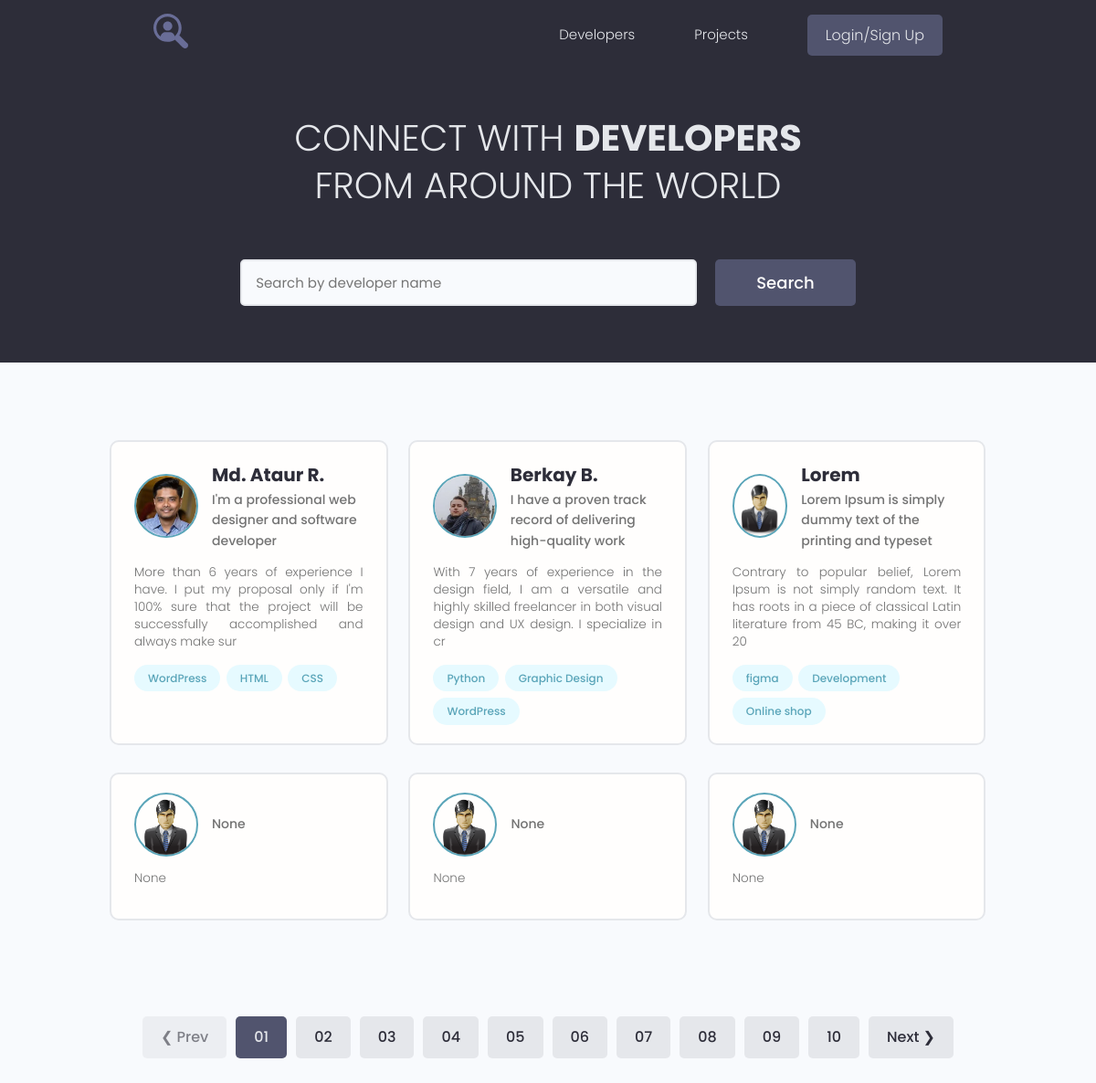
The app's page /, older data.
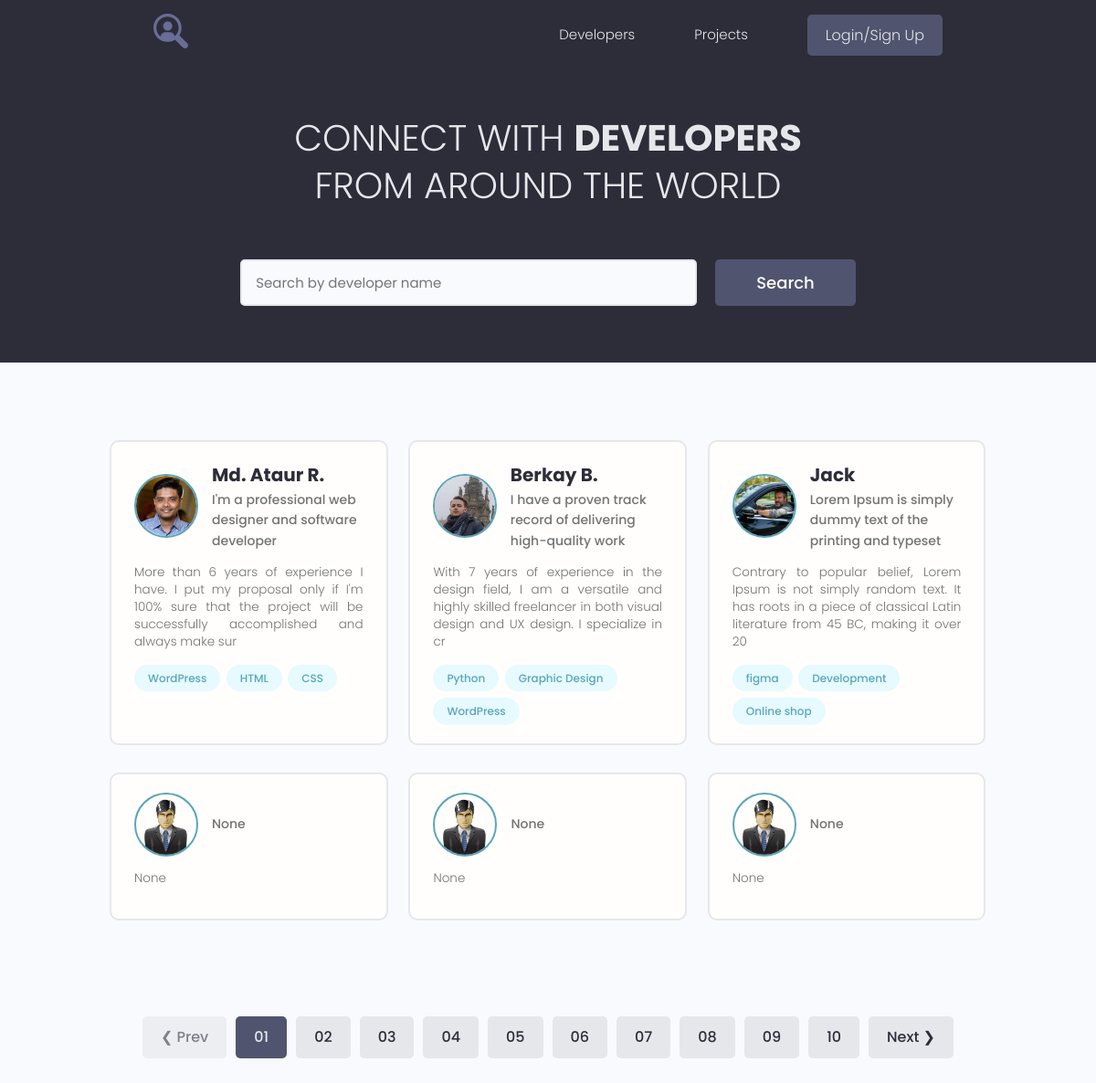
The same page, newer data.
### users/models.py (models this page shows, shortened)
class Profile(models.Model):
    user = models.OneToOneField(User, on_delete=models.CASCADE, null=True, blank=True)
    name = models.CharField(max_length=200, null=True, blank=True)
    email = models.EmailField(max_length=500, null=True, blank=True)
    username = models.CharField(max_length=200, null=True, blank=True)
    short_info = models.CharField(max_length=200, null=True, blank=True)
    bio = models.TextField(null=True, blank=True)
    profile_image = models.ImageField(null=True, blank=True, upload_to='profiles/', default='profiles/user-default.png')
    social_github = models.CharField(max_length=200, null=True, blank=True)
    social_youtube = models.CharField(max_length=200, null=True, blank=True)
    social_website = models.CharField(max_length=200, null=True, blank=True)
    created = models.DateTimeField(auto_now_add=True)

### users/views.py (the view)
# urls.py: path("", views.profiles, name="profiles"),
def profiles(request):
    prof, search_query = search_profile(request)
    context = {
        'profiles': prof,
        'search_query': search_query
    }
    return render(request, 'users/index.html', context)

### users/models.py (called while the page is built)
    def __str__(self):
        return f"{self.name}"

### users/utils.py (called while the page is built)
def search_profile(request):
    search_query = ""
    if request.GET.get('search_query'):
        search_query = request.GET.get('search_query')
    skills = Skill.objects.filter(name__icontains=search_query)
    profiles = Profile.objects.distinct().filter(Q(name__icontains=search_query) |
                                                 Q(short_info__icontains=search_query) |
                                                 Q(skill__in=skills)
                                                 )
    return profiles, search_query

### users/templates/users/index.html (shortened to what this page needs)
{% extends 'projects/base.html' %}
{% block content %}
  <main class="home">
    <section class="hero-section text-center">
      <div class="container container--narrow">
        <div class="hero-section__box">
          <h2>CONNECT WITH <span>DEVELOPERS</span></h2>
          <h2>FROM AROUND THE WORLD</h2>
        </div>
        <div class="hero-section__search">
          <form class="form" action="{% url 'profiles' %}" method="get">
            <div class="form__field">
              <input class="input input--text" id="formInput#search" type="text" name="search_query" value="{{ search_query }}"
                placeholder="Search by developer name" />
            </div>
            <input class="btn btn--sub btn--lg" type="submit" value="Search" />
          </form>
        </div>
      </div>
    </section>
    <section class="devlist">
      <div class="container">
        <div class="grid grid--three">
          {% for profile in profiles %}
          <div class="column card">
            <div class="dev">
              <a href="{% url 'user_profile' profile.id %}" class="card__body">
                <div class="dev__profile">
                  <img class="avatar avatar--md" src="{{ profile.profile_image.url }}" alt="image" />
                  <div class="dev__meta">
                    <h3>{{ profile.name }}</h3>
                    <h5>{{ profile.short_info|slice:"60" }}</h5>
                  </div>
                </div>
                <p class="dev__info">
                  {{ profile.bio|slice:"150" }}
                </p>
                <div class="dev__skills">
                  {% for skill in profile.skill_set.all|slice:"3" %}
                  <span class="tag tag--pill tag--main">
                    <small>{{ skill }}</small>
                  </span>
                  {% endfor %}
                </div>
              </a>
            </div>
          </div>
          {% endfor %}
        </div>
      </div>
    </section>
    <div class="pagination">
      <ul class="container">
        <li><a href="#" class="btn btn--disabled">&#10094; Prev</a></li>
        <li><a href="#" class="btn btn--sub">01</a></li>
        <li><a href="#" class="btn">02</a></li>
        <li><a href="#" class="btn">03</a></li>
        <li><a href="#" class="btn">04</a></li>
        <li><a href="#" class="btn">05</a></li>
        <li><a href="#" class="btn">06</a></li>
        <li><a href="#" class="btn">07</a></li>
        <li><a href="#" class="btn">08</a></li>
        <li><a href="#" class="btn">09</a></li>
        <li><a href="#" class="btn">10</a></li>
        <li><a href="#" class="btn">Next &#10095;</a></li>
      </ul>
    </div>
  </main>
{% endblock %}

Row changes from the older to the newer data that the page shows:
changed Profile "Lorem Ipsum is simply dummy text of the printing and typeset": profile_image: picture added in place of a placeholder; name "Lorem" → "Jack"
